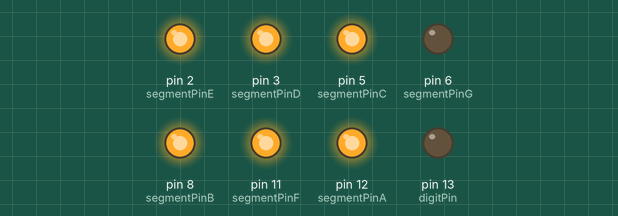
Simulated run of this sketch. Board: Arduino Uno, built with avr-gcc and run on an emulated ATmega328P. Shown: output pins drawn as LEDs (lit = HIGH).

Above: at 0.2 s.
At 1.2 s:
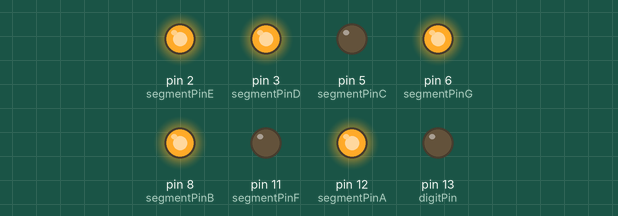
At 1.7 s:
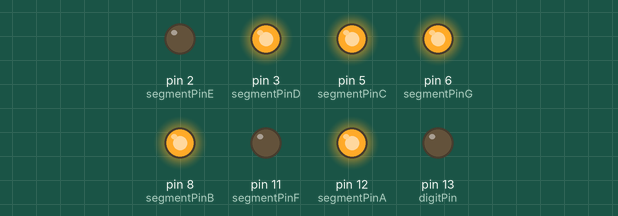
At 2.7 s:
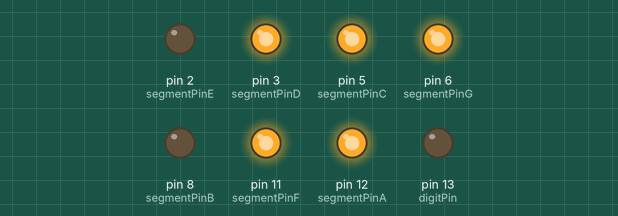
At 4.2 s:
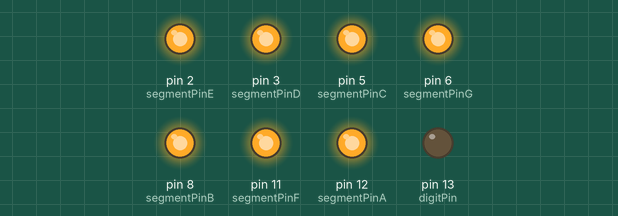
At 5.7 s:
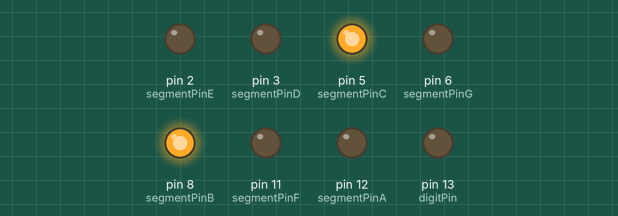
Timing chart, 0 to 6.5 s (numbered marks = the images above):
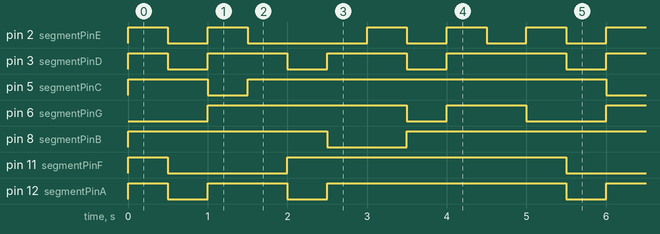

Measured:
- by itself, pin 2 (segmentPinE): repeats every 5.0 s: LOW 0.50 s, HIGH 0.50 s, LOW 1.5 s, 2 × (HIGH 0.50 s, LOW 0.50 s), HIGH 0.50 s
- by itself, pin 3 (segmentPinD): repeats every 5.0 s: 2 × (LOW 0.50 s, HIGH 1.0 s), LOW 0.50 s, HIGH 1.5 s
- by itself, pin 5 (segmentPinC): repeats every 5.0 s: LOW 0.50 s, HIGH 4.5 s
- by itself, pin 6 (segmentPinG): repeats every 5.0 s: LOW 0.50 s, HIGH 1.0 s, LOW 1.0 s, HIGH 2.5 s
- by itself, pin 8 (segmentPinB): repeats every 5.0 s: LOW 1.0 s, HIGH 4.0 s
- by itself, pin 11 (segmentPinF): repeats every 5.0 s: LOW 1.5 s, HIGH 3.5 s
- by itself, pin 12 (segmentPinA): repeats every 5.0 s: LOW 0.50 s, HIGH 1.0 s, LOW 0.50 s, HIGH 3.0 s

The sketch:

seven_segment_led05.ino
```cpp
// LEDをオン・オフする際の出力
#define DIGIT_ON LOW
#define DIGIT_OFF HIGH
#define SEGMENT_ON HIGH
#define SEGMENT_OFF LOW

const int digitPin = 13;     // ディジット(コモン)に接続するArduinoのピン
const int segmentPinA = 12;  // セグメントピンに接続するArduinoのピン
const int segmentPinB = 8;
const int segmentPinC = 5;
const int segmentPinD = 3;
const int segmentPinE = 2;
const int segmentPinF = 11;
const int segmentPinG = 6;

void display0() {
  digitalWrite(segmentPinA, SEGMENT_ON);
  digitalWrite(segmentPinB, SEGMENT_ON);
  digitalWrite(segmentPinC, SEGMENT_ON);
  digitalWrite(segmentPinD, SEGMENT_ON);
  digitalWrite(segmentPinE, SEGMENT_ON);
  digitalWrite(segmentPinF, SEGMENT_ON);
  digitalWrite(segmentPinG, SEGMENT_OFF);
}

void display1() {
  digitalWrite(segmentPinA, SEGMENT_OFF);
  digitalWrite(segmentPinB, SEGMENT_ON);
  digitalWrite(segmentPinC, SEGMENT_ON);
  digitalWrite(segmentPinD, SEGMENT_OFF);
  digitalWrite(segmentPinE, SEGMENT_OFF);
  digitalWrite(segmentPinF, SEGMENT_OFF);
  digitalWrite(segmentPinG, SEGMENT_OFF);
}

void display2() {
  digitalWrite(segmentPinA, SEGMENT_ON);
  digitalWrite(segmentPinB, SEGMENT_ON);
  digitalWrite(segmentPinC, SEGMENT_OFF);
  digitalWrite(segmentPinD, SEGMENT_ON);
  digitalWrite(segmentPinE, SEGMENT_ON);
  digitalWrite(segmentPinF, SEGMENT_OFF);
  digitalWrite(segmentPinG, SEGMENT_ON);
}

void display3() {
  digitalWrite(segmentPinA, SEGMENT_ON);
  digitalWrite(segmentPinB, SEGMENT_ON);
  digitalWrite(segmentPinC, SEGMENT_ON);
  digitalWrite(segmentPinD, SEGMENT_ON);
  digitalWrite(segmentPinE, SEGMENT_OFF);
  digitalWrite(segmentPinF, SEGMENT_OFF);
  digitalWrite(segmentPinG, SEGMENT_ON);
}

void display4() {
  digitalWrite(segmentPinA, SEGMENT_OFF);
  digitalWrite(segmentPinB, SEGMENT_ON);
  digitalWrite(segmentPinC, SEGMENT_ON);
  digitalWrite(segmentPinD, SEGMENT_OFF);
  digitalWrite(segmentPinE, SEGMENT_OFF);
  digitalWrite(segmentPinF, SEGMENT_ON);
  digitalWrite(segmentPinG, SEGMENT_ON);
}

void display5() {
  digitalWrite(segmentPinA, SEGMENT_ON);
  digitalWrite(segmentPinB, SEGMENT_OFF);
  digitalWrite(segmentPinC, SEGMENT_ON);
  digitalWrite(segmentPinD, SEGMENT_ON);
  digitalWrite(segmentPinE, SEGMENT_OFF);
  digitalWrite(segmentPinF, SEGMENT_ON);
  digitalWrite(segmentPinG, SEGMENT_ON);
}

void display6() {
  digitalWrite(segmentPinA, SEGMENT_ON);
  digitalWrite(segmentPinB, SEGMENT_OFF);
  digitalWrite(segmentPinC, SEGMENT_ON);
  digitalWrite(segmentPinD, SEGMENT_ON);
  digitalWrite(segmentPinE, SEGMENT_ON);
  digitalWrite(segmentPinF, SEGMENT_ON);
  digitalWrite(segmentPinG, SEGMENT_ON);
}

void display7() {
  digitalWrite(segmentPinA, SEGMENT_ON);
  digitalWrite(segmentPinB, SEGMENT_ON);
  digitalWrite(segmentPinC, SEGMENT_ON);
  digitalWrite(segmentPinD, SEGMENT_OFF);
  digitalWrite(segmentPinE, SEGMENT_OFF);
  digitalWrite(segmentPinF, SEGMENT_ON);
  digitalWrite(segmentPinG, SEGMENT_OFF);
}
void display8() {
  digitalWrite(segmentPinA, SEGMENT_ON);
  digitalWrite(segmentPinB, SEGMENT_ON);
  digitalWrite(segmentPinC, SEGMENT_ON);
  digitalWrite(segmentPinD, SEGMENT_ON);
  digitalWrite(segmentPinE, SEGMENT_ON);
  digitalWrite(segmentPinF, SEGMENT_ON);
  digitalWrite(segmentPinG, SEGMENT_ON);
}

void display9() {
  digitalWrite(segmentPinA, SEGMENT_ON);
  digitalWrite(segmentPinB, SEGMENT_ON);
  digitalWrite(segmentPinC, SEGMENT_ON);
  digitalWrite(segmentPinD, SEGMENT_ON);
  digitalWrite(segmentPinE, SEGMENT_OFF);
  digitalWrite(segmentPinF, SEGMENT_ON);
  digitalWrite(segmentPinG, SEGMENT_ON);
}

// setup()　は，最初に一度だけ実行される
void setup() {
  // ピンを出力モードに設定する
  pinMode(digitPin, OUTPUT);
  pinMode(segmentPinA, OUTPUT);
  pinMode(segmentPinB, OUTPUT);
  pinMode(segmentPinC, OUTPUT);
  pinMode(segmentPinD, OUTPUT);
  pinMode(segmentPinE, OUTPUT);
  pinMode(segmentPinF, OUTPUT);
  pinMode(segmentPinG, OUTPUT);
}

// loop() は，setup ()実行後，無限に実行される
void loop() {
  // digitPinをオンにする
  digitalWrite(digitPin, DIGIT_ON);

  display0();
  delay(500);
  display1();
  delay(500);
  display2();
  delay(500);
  display3();
  delay(500);
  display4();
  delay(500);
  display5();
  delay(500);
  display6();
  delay(500);
  display7();
  delay(500);
  display8();
  delay(500);
  display9();
  delay(500);
}
```
